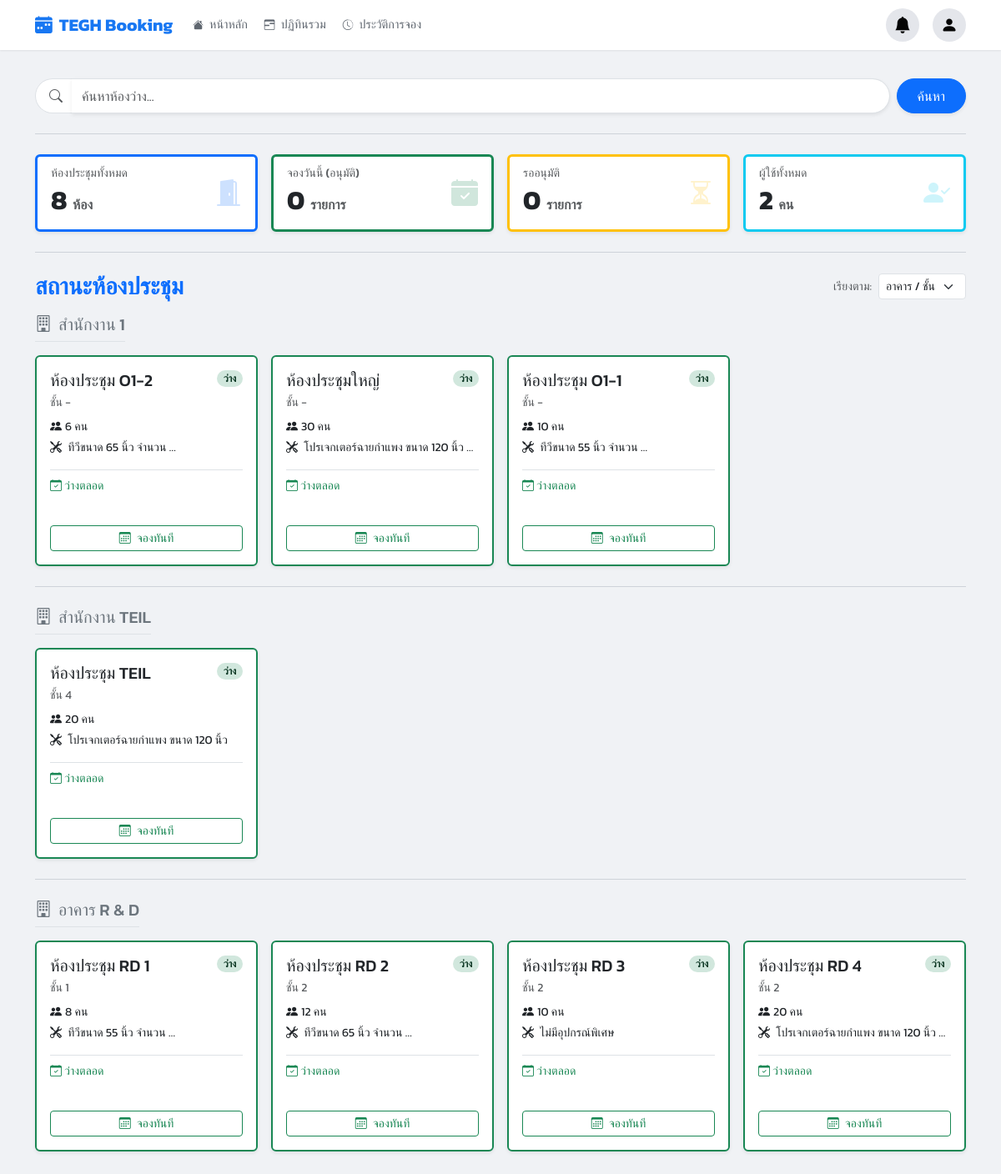
/ (signed in), run on an earlier commit of the app's database.
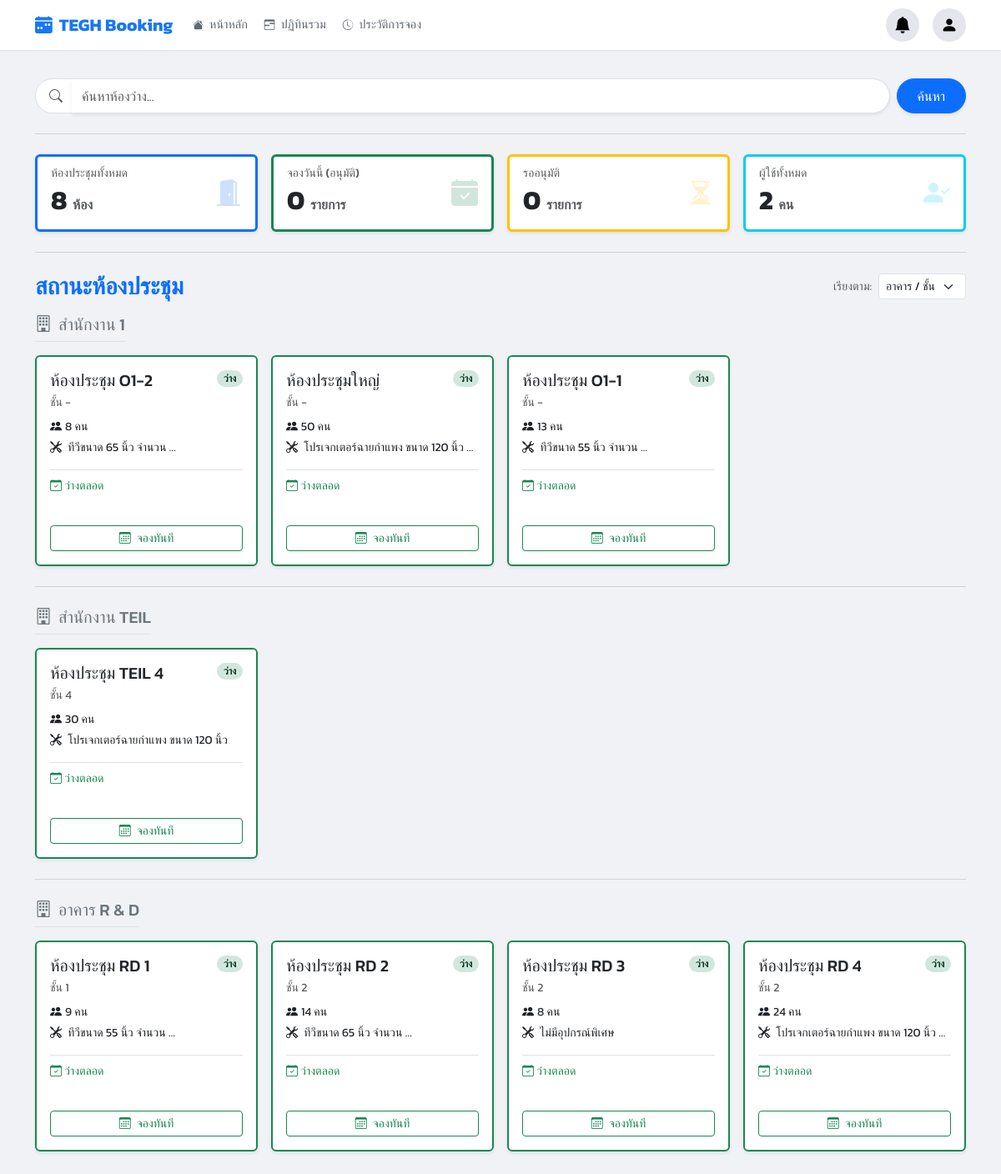
And on a later commit of the database.
### booking/models.py (models this page shows, shortened)
class Room(models.Model):
    name = models.CharField(max_length=100, verbose_name="ชื่อห้องประชุม")
    building = models.CharField(max_length=100, blank=True, null=True, verbose_name="อาคาร/ตึก")
    floor = models.CharField(max_length=50, blank=True, null=True, verbose_name="ชั้น")
    location = models.CharField(max_length=255, blank=True, null=True, verbose_name="สถานที่ตั้ง")
    capacity = models.PositiveIntegerField(default=1, verbose_name="ความจุ (คน)")
    equipment_in_room = models.TextField(blank=True, null=True, help_text="ระบุอุปกรณ์ถาวรในห้อง", verbose_name="อุปกรณ์ถาวรในห้อง")
    image = models.ImageField(upload_to='room_images/', blank=True, null=True, verbose_name="รูปภาพห้อง")
    approver = models.ForeignKey(User, on_delete=models.SET_NULL, null=True, blank=True, related_name='approvable_rooms', verbose_name="ผู้อนุมัติ")
    is_maintenance = models.BooleanField(default=False, verbose_name="สถานะปิดปรับปรุง")
    maintenance_start = models.DateTimeField(null=True, blank=True, verbose_name="เริ่มปิดปรับปรุง")
    maintenance_end = models.DateTimeField(null=True, blank=True, verbose_name="สิ้นสุดปิดปรับปรุง")
    requires_approval = models.BooleanField(default=False, verbose_name="ต้องรออนุมัติ")
    line_notify_token = models.CharField(max_length=50, blank=True, null=True, verbose_name="Line Notify Token")
    teams_webhook_url = models.TextField(blank=True, null=True, verbose_name="Teams Webhook URL")
    @property
    def is_currently_under_maintenance(self):
        now = timezone.now()
        if self.is_maintenance and (not self.maintenance_start or not self.maintenance_end):
            return True
        if self.maintenance_start and self.maintenance_end:
            if self.maintenance_start <= now <= self.maintenance_end:
                return True
        return False

### booking/views.py (the view)
# urls.py: path('', views.dashboard_view, name='home'),
@login_required
def dashboard_view(request):
    now = timezone.now()
    sort_by = request.GET.get('sort', 'floor')
    all_rooms = Room.objects.all()
    active_bookings = Booking.objects.filter(start_time__lte=now, end_time__gt=now, status__in=['APPROVED', 'PENDING']).select_related('user', 'room')
    room_booking_map = {b.room_id: b for b in active_bookings}
    rooms_processed = []
    buildings = defaultdict(list)
    for r in all_rooms:
        current_booking = room_booking_map.get(r.id)
        r.current_booking_info = current_booking
        r.is_maintenance = r.is_currently_under_maintenance
        if r.is_maintenance:
            r.status, r.status_class = 'ปิดปรับปรุง', 'bg-secondary text-white'
        elif current_booking:
            if current_booking.status == 'PENDING':
                r.status, r.status_class = 'รออนุมัติ', 'bg-warning text-dark'
            else:
                r.status, r.status_class = 'ไม่ว่าง', 'bg-danger text-white'
        else:
            r.status, r.status_class = 'ว่าง', 'bg-success text-white'
        rooms_processed.append(r)
    if sort_by == 'status':
        status_priority = {'ว่าง': 0, 'รออนุมัติ': 1, 'ไม่ว่าง': 2, 'ปิดปรับปรุง': 3}
        rooms_processed.sort(key=lambda x: status_priority.get(x.status, 99))
    elif sort_by == 'capacity':
        rooms_processed.sort(key=lambda x: x.capacity, reverse=True)
    elif sort_by == 'name':
        rooms_processed.sort(key=lambda x: x.name)
    else:
        rooms_processed.sort(key=lambda x: (x.building or '', str(x.floor or ''), x.name))
    for r in rooms_processed:
        buildings[r.building or "อาคารทั่วไป"].append(r)
    summary = {
        'total_rooms': all_rooms.count(),
        'today_bookings': Booking.objects.filter(start_time__date=now.date(), status='APPROVED').count(),
        'pending_approvals': Booking.objects.filter(status='PENDING').count(),
        'total_users_count': User.objects.count()
    }
    ctx = get_base_context(request)
    ctx.update({'buildings': dict(buildings), 'summary_cards': summary, 'current_sort': sort_by})
    return render(request, 'pages/dashboard.html', ctx)

### booking/views.py (called while the page is built)
def is_admin(user):
    return user.is_authenticated and (user.is_superuser or user.is_staff or user.groups.filter(name='Admin').exists())

def is_approver_or_admin(user):
    return user.is_authenticated and (user.is_superuser or user.is_staff or user.groups.filter(name__in=['Approver', 'Admin']).exists())

### templates/pages/dashboard.html (shortened to what the changed rows need)
{% extends 'base.html' %}
{% load static %}
{% block content %}
<div class="container-fluid px-0">
    <div class="row mb-4">
        <div class="col-12">
        </div>
    </div>
    <hr class="section-divider mt-0">
    <div class="row g-3 mb-4">
        <div class="col-12 col-sm-6 col-xl-3">
            <div class="card kpi-card border-start border-primary border-3 shadow-sm h-100">
                <div class="card-body d-flex justify-content-between align-items-center">
                    <div>
                        <h2 class="card-title fw-bold mb-0">{{ summary_cards.total_rooms }} <small class="text-muted fs-6">ห้อง</small></h2>
                    </div>
                </div>
            </div>
        </div>
        <div class="col-12 col-sm-6 col-xl-3">
            <div class="card kpi-card border-start border-success border-3 shadow-sm h-100">
                <div class="card-body d-flex justify-content-between align-items-center">
                    <div>
                        <h2 class="card-title fw-bold mb-0">{{ summary_cards.today_bookings }} <small class="text-muted fs-6">รายการ</small></h2>
                    </div>
                </div>
            </div>
        </div>
        <div class="col-12 col-sm-6 col-xl-3">
            <div class="card kpi-card border-start border-warning border-3 shadow-sm h-100">
                <div class="card-body d-flex justify-content-between align-items-center">
                    <div>
                        <h2 class="card-title fw-bold mb-0">{{ summary_cards.pending_approvals }} <small class="text-muted fs-6">รายการ</small></h2>
                    </div>
                </div>
            </div>
        </div>
        <div class="col-12 col-sm-6 col-xl-3">
            <div class="card kpi-card border-start border-info border-3 shadow-sm h-100">
                 <div class="card-body d-flex justify-content-between align-items-center">
                    <div>
                        <h2 class="card-title fw-bold mb-0">{{ summary_cards.total_users_count }} <small class="text-muted fs-6">คน</small></h2>
                    </div>
                </div>
            </div>
        </div>
    </div>
    <hr class="section-divider">
    <div class="d-flex flex-wrap justify-content-between align-items-center mb-3 gap-2">
        <h2 class="mb-0 fw-bold text-primary fs-3">สถานะห้องประชุม</h2>
        <div class="d-flex align-items-center ms-auto">
        </div>
    </div>
    {% for building_name, rooms_in_building in buildings.items %}
        {% if not forloop.first %}
            <hr class="section-divider my-4">
        {% endif %}
        <div class="mb-4">
            <h5 class="mb-3 text-secondary border-bottom pb-2 d-inline-block"><i class="bi bi-building me-2"></i>{{ building_name }}</h5>
            <div class="row g-3 row-cols-1 row-cols-sm-2 row-cols-lg-3 row-cols-xl-4">
                {% for room in rooms_in_building %}
                <div class="col">
                    <div class="card room-card-hover border-start border-2
                        {% if room.is_maintenance %}border-secondary room-maintenance
                        {% elif room.status == 'ว่าง' %}border-success
                        {% else %}border-danger{% endif %} shadow-sm h-100">
                        <div class="card-body d-flex flex-column p-3">
                            <div class="d-flex justify-content-between align-items-start mb-2">
                                <h5 class="card-title mb-0 fs-5 text-truncate" title="{{ room.name }}">{{ room.name }}</h5>
                                {% if room.is_maintenance %}
                                   <span class="badge bg-secondary text-dark rounded-pill small">
                                        ปิดปรับปรุง
                                    </span>
                                {% else %}
                                    <span class="badge {% if room.status == 'ว่าง' %}bg-success-subtle text-success-emphasis{% else %}bg-danger-subtle text-danger-emphasis{% endif %} rounded-pill small">
                                        {{ room.status }}
                                    </span>
                                {% endif %}
                            </div>
                            <p class="card-subtitle mb-2 text-muted small">
                                ชั้น {{ room.floor|default:"-" }}
                            </p>
                            <p class="card-text small mb-1"><i class="bi bi-people-fill me-1"></i>{{ room.capacity }} คน</p>
                            <p class="card-text small mb-3 text-truncate">
                                <i class="bi bi-tools me-1"></i>
                                {{ room.equipment_in_room|truncatewords:4|default:"-" }}
                            </p>
                            <div class="mt-auto border-top pt-2">
                                {% if room.is_maintenance %}
                                    <p class="small mb-1 text-secondary">
                                        <i class="bi bi-tools"></i> **ไม่สามารถจองได้**
                                    </p>
                                    <button type="button" class="btn btn-sm btn-maintenance-alert mt-2 w-100"
                                            data-bs-toggle="modal"
                                            data-bs-target="#maintenanceAlertModal"
                                            data-room-name="{{ room.name }}">
                                        <i class="bi bi-calendar3-x me-1"></i> แจ้งเตือน
                                    </button>
                                {% else %}
                                    <p class="small mb-1 text-success"><i class="bi bi-calendar-check"></i> ว่างตลอด</p>
                                    <p class="small mb-1 text-muted">&nbsp;</p>
                                    <a href="{% url 'room_calendar' room.id %}" class="btn btn-sm btn-outline-success mt-2 w-100">
                                        <i class="bi bi-calendar3 me-1"></i> จองทันที
                                    </a>
                                {% endif %}
                            </div>
                        </div>
                    </div>
                </div>
                {% endfor %}
            </div>
        </div>
    {% empty %}
        <div class="alert alert-warning text-center">
            <i class="bi bi-exclamation-triangle-fill me-2"></i> ยังไม่มีห้องประชุมในระบบ
        </div>
    {% endfor %}
</div>
{% endblock %}

What changed in the data, as far as the page shows it:
changed Room "สำนักงาน 1": capacity "6" → "8"
changed Room "ห้องประชุมใหญ่": capacity "30" → "50"
changed Room "ห้องประชุม O1-1": capacity "10" → "13"
changed Room "สำนักงาน TEIL": name "ห้องประชุม TEIL" → "ห้องประชุม TEIL 4"; capacity "20" → "30"
changed Room "อาคาร R & D": capacity "8" → "9"
changed Room "ห้องประชุม RD 2": capacity "12" → "14"
changed Room "ห้องประชุม RD 3": capacity "10" → "8"
changed Room "ห้องประชุม RD 4": capacity "20" → "24"
